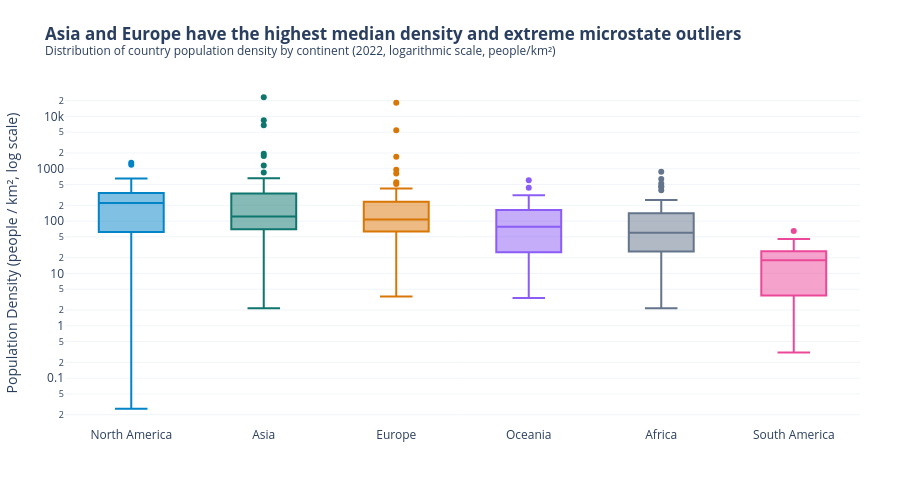

Notebook code cell kept with this figure:
### Markdown cell above
**Chart choice & justification:** *Which chart did you choose, and why? Justify design choices.

**Chart choice:** Box plot (with logarithmic y-axis).

**Justification:**
- **Why this chart:** The question asks how population density varies *within and across* continents and explicitly instructs to "show the spread, not just the average." A box plot displays medians, IQRs, whiskers, and isolated outliers simultaneously.
- **Design choices:** Population density is heavily skewed by microstates (e.g. Macau at 23,000+ /km², Monaco at 18,000+ /km²). A log scale (`log_y=True`) is mandatory so that the boxes of lower-density continents don't collapse into a single flat line. Continents are sorted by median density for fast ranking, and extreme microstate outliers are directly annotated.

### Code cell
# Q4: 
continent_density_order = df.groupby('Continent')['Density'].median().sort_values(ascending=False).index.tolist()

fig4 = px.box(
    df, x='Continent', y='Density',
    category_orders={'Continent': continent_density_order},
    log_y=True,
    points='outliers',
    hover_name='Country',
    color='Continent',
    color_discrete_sequence=['#0284c7', '#0f766e', '#d97706', '#8b5cf6', '#64748b', '#ec4899'],
    title="<b>Asia and Europe have the highest median density and extreme microstate outliers</b><br><sup>Distribution of country population density by continent (2022, logarithmic scale, people/km²)</sup>"
)


macau = df[df['Country'] == 'Macau'].iloc[0]
monaco = df[df['Country'] == 'Monaco'].iloc[0]

fig4.add_annotation(
    x='Asia', y=float(macau['Density']),
    text="<b>Macau</b>: 23,172/km²",
    showarrow=True, arrowhead=2, arrowsize=1, ax=45, ay=-5,
    font=dict(size=9, color='#0284c7'), bgcolor='rgba(255,255,255,0.85)', bordercolor='#cbd5e1'
)
fig4.add_annotation(
    x='Europe', y=float(monaco['Density']),
    text="<b>Monaco</b>: 18,235/km²",
    showarrow=True, arrowhead=2, arrowsize=1, ax=45, ay=-5,
    font=dict(size=9, color='#0f766e'), bgcolor='rgba(255,255,255,0.85)', bordercolor='#cbd5e1'
)

fig4.update_layout(
    template='plotly_white',
    showlegend=False,
    xaxis=dict(title='', showgrid=False),
    yaxis=dict(title='Population Density (people / km², log scale)', showgrid=True, gridcolor='#f1f5f9'),
    margin=dict(l=60, r=40, t=80, b=40),
    height=480
)

fig4.show()

### Figure 1 — Plotly figure (JSON) as saved in the notebook; plotly's stock layout.template omitted (floating-point values rounded to 4 significant figures)
{"data": [{"alignmentgroup": "True", "boxpoints": "outliers", "hovertemplate": "<b>%{hovertext}</b><br><br>Continent=%{x}<br>Density=%{y}<extra></extra>", "hovertext": ["Anguilla", "Antigua and Barbuda", "Aruba", "Bahamas", "Barbados", "Belize", "Bermuda", "British Virgin Islands", "Canada", "Cayman Islands", "Costa Rica", "Cuba", "Curacao", "Dominica", "Dominican Republic", "El Salvador", "Greenland", "Grenada", "Guadeloupe", "Guatemala", "Haiti", "Honduras", "Jamaica", "Martinique", "Mexico", "Montserrat", "Nicaragua", "Panama", "Puerto Rico", "Saint Barthelemy", "Saint Kitts and Nevis", "Saint Lucia", "Saint Martin", "Saint Pierre and Miquelon", "Saint Vincent and the Grenadines", "Sint Maarten", "Trinidad and Tobago", "Turks and Caicos Islands", "United States", "United States Virgin Islands"], "legendgroup": "North America", "marker": {"color": "#0284c7"}, "name": "North America", "notched": false, "offsetgroup": "North America", "orientation": "v", "showlegend": true, "x": ["North America", "North America", "North America", "North America", "North America", "North America", "North America", "North America", "North America", "North America", "North America", "North America", "North America", "North America", "North America", "North America", "North America", "North America", "North America", "North America", "North America", "North America", "North America", "North America", "North America", "North America", "North America", "North America", "North America", "North America", "North America", "North America", "North America", "North America", "North America", "North America", "North America", "North America", "North America", "North America"], "x0": " ", "xaxis": "x", "y": [174.3, 212.1, 591.4, 29.4, 655.0, 17.65, 1189.0, 207.3, 3.851, 260.2, 101.4, 102.0, 430.5, 96.85, 230.7, 301.1, 0.0261, 364.6, 243.1, 163.9, 417.5, 92.74, 257.2, 325.8, 64.91, 43.04, 53.3, 58.46, 366.7, 522.2, 182.6, 292.0, 599.8, 24.22, 267.2, 1299.0, 298.4, 48.21, 36.09, 286.6], "y0": " ", "yaxis": "y", "type": "box"}, {"alignmentgroup": "True", "boxpoints": "outliers", "hovertemplate": "<b>%{hovertext}</b><br><br>Continent=%{x}<br>Density=%{y}<extra></extra>", "hovertext": ["Afghanistan", "Armenia", "Azerbaijan", "Bahrain", "Bangladesh", "Bhutan", "Brunei", "Cambodia", "China", "Georgia", "Hong Kong", "India", "Indonesia", "Iran", "Iraq", "Israel", "Japan", "Jordan", "Kazakhstan", "Kuwait", "Kyrgyzstan", "Laos", "Lebanon", "Macau", "Malaysia", "Maldives", "Mongolia", "Myanmar", "Nepal", "North Korea", "Oman", "Pakistan", "Palestine", "Philippines", "Qatar", "Saudi Arabia", "Singapore", "South Korea", "Sri Lanka", "Syria", "Taiwan", "Tajikistan", "Thailand", "Timor-Leste", "Turkey", "Turkmenistan", "United Arab Emirates", "Uzbekistan", "Vietnam", "Yemen"], "legendgroup": "Asia", "marker": {"color": "#0f766e"}, "name": "Asia", "notched": false, "offsetgroup": "Asia", "orientation": "v", "showlegend": true, "x": ["Asia", "Asia", "Asia", "Asia", "Asia", "Asia", "Asia", "Asia", "Asia", "Asia", "Asia", "Asia", "Asia", "Asia", "Asia", "Asia", "Asia", "Asia", "Asia", "Asia", "Asia", "Asia", "Asia", "Asia", "Asia", "Asia", "Asia", "Asia", "Asia", "Asia", "Asia", "Asia", "Asia", "Asia", "Asia", "Asia", "Asia", "Asia", "Asia", "Asia", "Asia", "Asia", "Asia", "Asia", "Asia", "Asia", "Asia", "Asia", "Asia", "Asia"], "x0": " ", "xaxis": "x", "y": [63.06, 93.48, 119.6, 1924.0, 1160.0, 20.38, 77.88, 92.62, 146.9, 53.72, 6783.0, 431.1, 144.7, 53.73, 101.5, 435.2, 328.0, 126.3, 7.119, 239.6, 33.16, 31.8, 525.2, 23170.0, 102.6, 1746.0, 2.173, 80.08, 207.6, 216.3, 14.79, 267.4, 844.1, 337.5, 232.6, 16.94, 8416.0, 517.1, 332.8, 119.5, 660.2, 69.55, 139.7, 90.18, 108.9, 13.18, 112.9, 77.4, 296.4, 63.82], "y0": " ", "yaxis": "y", "type": "box"}, {"alignmentgroup": "True", "boxpoints": "outliers", "hovertemplate": "<b>%{hovertext}</b><br><br>Continent=%{x}<br>Density=%{y}<extra></extra>", "hovertext": ["Albania", "Andorra", "Austria", "Belarus", "Belgium", "Bosnia and Herzegovina", "Bulgaria", "Croatia", "Cyprus", "Czech Republic", "Denmark", "Estonia", "Faroe Islands", "Finland", "France", "Germany", "Gibraltar", "Greece", "Guernsey", "Hungary", "Iceland", "Ireland", "Isle of Man", "Italy", "Jersey", "Latvia", "Liechtenstein", "Lithuania", "Luxembourg", "Malta", "Moldova", "Monaco", "Montenegro", "Netherlands", "North Macedonia", "Norway", "Poland", "Portugal", "Romania", "Russia", "San Marino", "Serbia", "Slovakia", "Slovenia", "Spain", "Sweden", "Switzerland", "Ukraine", "United Kingdom", "Vatican City"], "legendgroup": "Europe", "marker": {"color": "#d97706"}, "name": "Europe", "notched": false, "offsetgroup": "Europe", "orientation": "v", "showlegend": true, "x": ["Europe", "Europe", "Europe", "Europe", "Europe", "Europe", "Europe", "Europe", "Europe", "Europe", "Europe", "Europe", "Europe", "Europe", "Europe", "Europe", "Europe", "Europe", "Europe", "Europe", "Europe", "Europe", "Europe", "Europe", "Europe", "Europe", "Europe", "Europe", "Europe", "Europe", "Europe", "Europe", "Europe", "Europe", "Europe", "Europe", "Europe", "Europe", "Europe", "Europe", "Europe", "Europe", "Europe", "Europe", "Europe", "Europe", "Europe", "Europe", "Europe", "Europe"], "x0": " ", "xaxis": "x", "y": [98.87, 170.6, 106.6, 45.93, 381.8, 63.14, 61.17, 71.22, 135.3, 133.1, 136.5, 29.32, 38.11, 16.37, 117.1, 233.5, 5442.0, 78.68, 811.6, 107.1, 3.62, 71.48, 147.8, 195.9, 955.0, 28.67, 245.8, 42.11, 250.4, 1688.0, 96.7, 18230.0, 45.4, 419.7, 81.42, 16.78, 127.5, 111.5, 82.47, 8.464, 551.8, 81.73, 115.1, 104.6, 93.99, 23.43, 211.7, 65.79, 277.9, 510.0], "y0": " ", "yaxis": "y", "type": "box"}, {"alignmentgroup": "True", "boxpoints": "outliers", "hovertemplate": "<b>%{hovertext}</b><br><br>Continent=%{x}<br>Density=%{y}<extra></extra>", "hovertext": ["American Samoa", "Australia", "Cook Islands", "Fiji", "French Polynesia", "Guam", "Kiribati", "Marshall Islands", "Micronesia", "Nauru", "New Caledonia", "New Zealand", "Niue", "Northern Mariana Islands", "Palau", "Papua New Guinea", "Samoa", "Solomon Islands", "Tokelau", "Tonga", "Tuvalu", "Vanuatu", "Wallis and Futuna"], "legendgroup": "Oceania", "marker": {"color": "#8b5cf6"}, "name": "Oceania", "notched": false, "offsetgroup": "Oceania", "orientation": "v", "showlegend": true, "x": ["Oceania", "Oceania", "Oceania", "Oceania", "Oceania", "Oceania", "Oceania", "Oceania", "Oceania", "Oceania", "Oceania", "Oceania", "Oceania", "Oceania", "Oceania", "Oceania", "Oceania", "Oceania", "Oceania", "Oceania", "Oceania", "Oceania", "Oceania"], "x0": " ", "xaxis": "x", "y": [222.5, 3.403, 72.08, 50.88, 73.5, 312.9, 161.8, 229.7, 162.6, 603.2, 15.61, 19.17, 7.439, 106.8, 39.34, 21.91, 78.25, 25.06, 155.9, 143.0, 435.1, 26.81, 81.49], "y0": " ", "yaxis": "y", "type": "box"}, {"alignmentgroup": "True", "boxpoints": "outliers", "hovertemplate": "<b>%{hovertext}</b><br><br>Continent=%{x}<br>Density=%{y}<extra></extra>", "hovertext": ["Algeria", "Angola", "Benin", "Botswana", "Burkina Faso", "Burundi", "Cameroon", "Cape Verde", "Central African Republic", "Chad", "Comoros", "Djibouti", "DR Congo", "Egypt", "Equatorial Guinea", "Eritrea", "Eswatini", "Ethiopia", "Gabon", "Gambia", "Ghana", "Guinea", "Guinea-Bissau", "Ivory Coast", "Kenya", "Lesotho", "Liberia", "Libya", "Madagascar", "Malawi", "Mali", "Mauritania", "Mauritius", "Mayotte", "Morocco", "Mozambique", "Namibia", "Niger", "Nigeria", "Republic of the Congo", "Reunion", "Rwanda", "Sao Tome and Principe", "Senegal", "Seychelles", "Sierra Leone", "Somalia", "South Africa", "South Sudan", "Sudan", "Tanzania", "Togo", "Tunisia", "Uganda", "Western Sahara", "Zambia", "Zimbabwe"], "legendgroup": "Africa", "marker": {"color": "#64748b"}, "name": "Africa", "notched": false, "offsetgroup": "Africa", "orientation": "v", "showlegend": true, "x": ["Africa", "Africa", "Africa", "Africa", "Africa", "Africa", "Africa", "Africa", "Africa", "Africa", "Africa", "Africa", "Africa", "Africa", "Africa", "Africa", "Africa", "Africa", "Africa", "Africa", "Africa", "Africa", "Africa", "Africa", "Africa", "Africa", "Africa", "Africa", "Africa", "Africa", "Africa", "Africa", "Africa", "Africa", "Africa", "Africa", "Africa", "Africa", "Africa", "Africa", "Africa", "Africa", "Africa", "Africa", "Africa", "Africa", "Africa", "Africa", "Africa", "Africa", "Africa", "Africa", "Africa", "Africa", "Africa", "Africa", "Africa"], "x0": " ", "xaxis": "x", "y": [18.85, 28.55, 118.6, 4.519, 83.06, 463.1, 58.71, 147.1, 8.956, 13.8, 449.4, 48.31, 42.22, 110.7, 59.71, 31.33, 69.2, 111.7, 8.925, 253.2, 140.3, 56.37, 58.29, 87.33, 93.09, 75.96, 47.61, 3.872, 50.44, 172.2, 18.22, 4.595, 637.0, 871.9, 83.88, 41.13, 3.109, 20.69, 236.6, 17.46, 387.9, 523.1, 235.9, 88.03, 237.0, 120.0, 27.6, 49.05, 17.61, 24.85, 69.3, 155.8, 75.52, 195.6, 2.165, 26.6, 41.77], "y0": " ", "yaxis": "y", "type": "box"}, {"alignmentgroup": "True", "boxpoints": "outliers", "hovertemplate": "<b>%{hovertext}</b><br><br>Continent=%{x}<br>Density=%{y}<extra></extra>", "hovertext": ["Argentina", "Bolivia", "Brazil", "Chile", "Colombia", "Ecuador", "Falkland Islands", "French Guiana", "Guyana", "Paraguay", "Peru", "Suriname", "Uruguay", "Venezuela"], "legendgroup": "South America", "marker": {"color": "#ec4899"}, "name": "South America", "notched": false, "offsetgroup": "South America", "orientation": "v", "showlegend": true, "x": ["South America", "South America", "South America", "South America", "South America", "South America", "South America", "South America", "South America", "South America", "South America", "South America", "South America", "South America"], "x0": " ", "xaxis": "x", "y": [16.37, 11.13, 25.28, 25.93, 45.43, 65.02, 0.3105, 3.646, 3.762, 16.67, 26.49, 3.773, 18.91, 30.88], "y0": " ", "yaxis": "y", "type": "box"}], "layout": {"xaxis": {"anchor": "y", "domain": [0.0, 1.0], "title": {"text": ""}, "categoryorder": "array", "categoryarray": ["North America", "Asia", "Europe", "Oceania", "Africa", "South America"], "showgrid": false}, "yaxis": {"anchor": "x", "domain": [0.0, 1.0], "title": {"text": "Population Density (people / km², log scale)"}, "type": "log", "showgrid": true, "gridcolor": "#f1f5f9"}, "legend": {"title": {"text": "Continent"}, "tracegroupgap": 0}, "title": {"text": "<b>Asia and Europe have the highest median density and extreme microstate outliers</b><br><sup>Distribution of country population density by continent (2022, logarithmic scale, people/km²)</sup>"}, "boxmode": "overlay", "annotations": [{"arrowhead": 2, "arrowsize": 1, "ax": 45, "ay": -5, "bgcolor": "rgba(255,255,255,0.85)", "bordercolor": "#cbd5e1", "font": {"color": "#0284c7", "size": 9}, "showarrow": true, "text": "<b>Macau</b>: 23,172/km²", "x": "Asia", "y": 23170.0}, {"arrowhead": 2, "arrowsize": 1, "ax": 45, "ay": -5, "bgcolor": "rgba(255,255,255,0.85)", "bordercolor": "#cbd5e1", "font": {"color": "#0f766e", "size": 9}, "showarrow": true, "text": "<b>Monaco</b>: 18,235/km²", "x": "Europe", "y": 18230.0}], "margin": {"l": 60, "r": 40, "t": 80, "b": 40}, "showlegend": false, "height": 480}}
